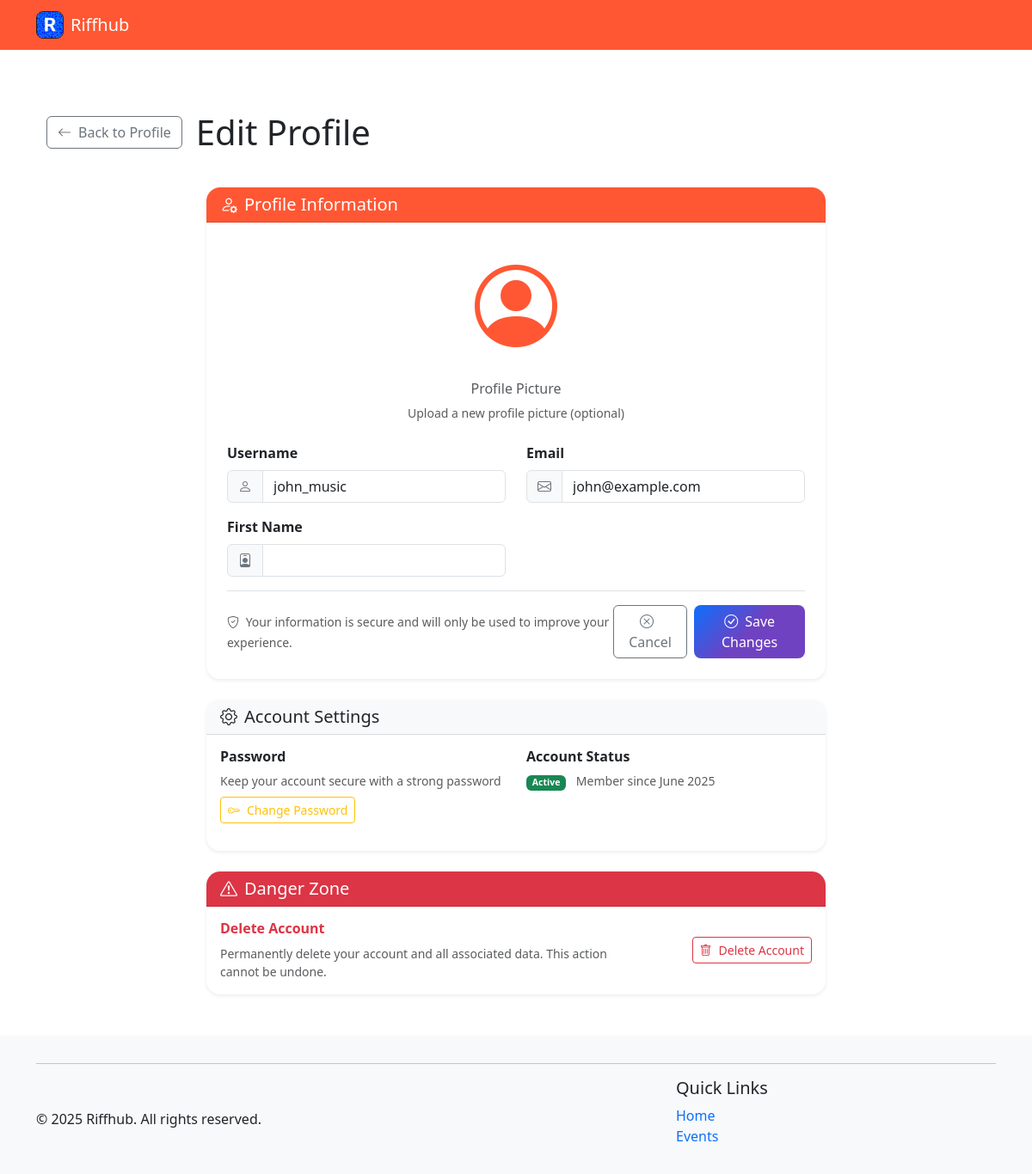
The app's page /auth/profile/edit (signed in) with its own data.
### riffhub/models.py (models this page shows, shortened)
class User(db.Model):
    __tablename__ = 'users'
    id = db.Column(db.Integer, primary_key=True)
    username = db.Column(db.String(80), unique=True, nullable=False)
    email = db.Column(db.String(120), unique=True, nullable=False)
    password_hash = db.Column(db.String(128), nullable=False)
    created_at = db.Column(db.DateTime, default=datetime.utcnow)
    events = db.relationship('Event', backref='organizer', lazy='dynamic', cascade='all, delete-orphan')
    orders = db.relationship('Order', backref='user', lazy='dynamic', cascade='all, delete-orphan')
    comments = db.relationship('Comment', backref='user', lazy='dynamic', cascade='all, delete-orphan')
    genres = db.relationship('Genre', backref='user', lazy='dynamic', cascade='all, delete-orphan')
    @property
    def password(self):
        raise AttributeError('password is not a readable attribute')

### riffhub/blueprints/auth/routes.py (the view, shortened to what this page needs)
@bp.route('/profile/edit', methods=['GET', 'POST'])
def edit_profile():
    if 'user_id' not in session:
        flash('Please log in to access your profile', 'danger')
        return redirect(url_for('auth.login'))
    user = User.query.get_or_404(session['user_id'])
    form = ProfileEditForm(obj=user)
    return render_template('edit_profile.html', form=form, user=user)

### riffhub/forms.py
class ProfileEditForm(FlaskForm):
    username = StringField("Username", validators=[
        DataRequired(),
        Length(min=3, max=80, message="Username must be between 3 and 80 characters")
    ])
    email = EmailField("Email", validators=[DataRequired()])
    first_name = StringField("First Name", validators=[
        DataRequired(),
        Length(min=1, max=50, message="First name must be between 1 and 50 characters")
    ])
    surname = StringField("Surname", validators=[
        DataRequired(),
        Length(min=1, max=50, message="Surname must be between 1 and 50 characters")
    ])
    contact_number = StringField("Contact Number", validators=[
        DataRequired(),
        Length(min=10, max=20, message="Contact number must be between 10 and 20 characters"),
        Regexp(r'^[\d\s\-\+\(\)]+$', message="Contact number can only contain digits, spaces, hyphens, plus signs, and parentheses")
    ])
    street_address = TextAreaField("Street Address", validators=[
        DataRequired(),
        Length(min=5, max=200, message="Street address must be between 5 and 200 characters")
    ])
    submit = SubmitField("Update Profile")

### riffhub/helpers.py (called while the page is built)
def utility_processor():
    def format_date(date_str):
        try:
            if isinstance(date_str, str):
                date_obj = datetime.strptime(date_str, '%Y-%m-%d')
                return date_obj.strftime('%B %d, %Y')
            return date_str.strftime('%B %d, %Y')
        except:
            return date_str
    return dict(format_date=format_date, now=datetime.now())

### riffhub/blueprints/auth/templates/edit_profile.html (shortened to what this page needs)
{% extends 'base.html' %}
{% import 'macros.html' as macros %}
{% block content %}
<div class="container my-5">
    <div class="row mb-4">
        <div class="col-12">
            <div class="d-flex align-items-center mb-3">
                <a href="{{ url_for('auth.profile') }}" class="btn btn-outline-secondary me-3">
                    <i class="bi bi-arrow-left me-2"></i>Back to Profile
                </a>
                <h1 class="mb-0">Edit Profile</h1>
            </div>
        </div>
    </div>
    <div class="row justify-content-center">
        <div class="col-lg-8">
            <div class="card shadow-sm">
                <div class="card-header bg-primary text-white">
                    <h5 class="mb-0">
                        <i class="bi bi-person-gear me-2"></i>Profile Information
                    </h5>
                </div>
                <div class="card-body p-4">
                    <form method="POST" enctype="multipart/form-data">
                        <div class="text-center mb-4">
                            <div class="profile-avatar-large mb-3">
                                <i class="bi bi-person-circle text-primary"></i>
                            </div>
                            <h6 class="text-muted">Profile Picture</h6>
                            <p class="small text-muted">Upload a new profile picture (optional)</p>
                        </div>
                        <div class="row">
                            <div class="col-md-6 mb-3">
                                {{ form.username.label(class="form-label fw-bold") }}
                                <div class="input-group">
                                    <span class="input-group-text">
                                        <i class="bi bi-person"></i>
                                    </span>
                                    {{ form.username(class="form-control" + (" is-invalid" if form.username.errors else "")) }}
                                </div>
                            </div>
                            <div class="col-md-6 mb-3">
                                {{ form.email.label(class="form-label fw-bold") }}
                                <div class="input-group">
                                    <span class="input-group-text">
                                        <i class="bi bi-envelope"></i>
                                    </span>
                                    {{ form.email(class="form-control" + (" is-invalid" if form.email.errors else "")) }}
                                </div>
                            </div>
                        </div>
                        <div class="row">
                            {% if form.first_name %}
                            <div class="col-md-6 mb-3">
                                {{ form.first_name.label(class="form-label fw-bold") }}
                                <div class="input-group">
                                    <span class="input-group-text">
                                        <i class="bi bi-person-badge"></i>
                                    </span>
                                    {{ form.first_name(class="form-control" + (" is-invalid" if form.first_name.errors else "")) }}
                                </div>
                            </div>
                            {% endif %}
                        </div>
                        <div class="d-flex justify-content-between align-items-center pt-3 border-top">
                            <div>
                                <small class="text-muted">
                                    <i class="bi bi-shield-check me-1"></i>
                                    Your information is secure and will only be used to improve your experience.
                                </small>
                            </div>
                            <div class="d-flex gap-2">
                                <a href="{{ url_for('auth.profile') }}" class="btn btn-outline-secondary">
                                    <i class="bi bi-x-circle me-2"></i>Cancel
                                </a>
                                <button type="submit" class="btn btn-primary">
                                    <i class="bi bi-check-circle me-2"></i>Save Changes
                                </button>
                            </div>
                        </div>
                    </form>
                </div>
            </div>
            <div class="card shadow-sm mt-4">
                <div class="card-header bg-light">
                    <h5 class="mb-0">
                        <i class="bi bi-gear me-2"></i>Account Settings
                    </h5>
                </div>
                <div class="card-body">
                    <div class="row">
                        <div class="col-md-6 mb-3">
                            <h6 class="fw-bold">Password</h6>
                            <p class="text-muted small mb-2">Keep your account secure with a strong password</p>
                            <a href="{{ url_for('auth.change_password') }}" class="btn btn-outline-warning btn-sm">
                                <i class="bi bi-key me-2"></i>Change Password
                            </a>
                        </div>
                        <div class="col-md-6 mb-3">
                            <h6 class="fw-bold">Account Status</h6>
                            <p class="text-muted small mb-2">
                                <span class="badge bg-success me-2">Active</span>
                                Member since {{ user.created_at.strftime('%B %Y') }}
                            </p>
                        </div>
                    </div>
                </div>
            </div>
            <div class="card shadow-sm mt-4 border-danger">
                <div class="card-header bg-danger text-white">
                    <h5 class="mb-0">
                        <i class="bi bi-exclamation-triangle me-2"></i>Danger Zone
                    </h5>
                </div>
                <div class="card-body">
                    <div class="row align-items-center">
                        <div class="col-md-8">
                            <h6 class="fw-bold text-danger">Delete Account</h6>
                            <p class="text-muted small mb-0">
                                Permanently delete your account and all associated data. This action cannot be undone.
                            </p>
                        </div>
                        <div class="col-md-4 text-end">
                            <button type="button" class="btn btn-outline-danger btn-sm" data-bs-toggle="modal" data-bs-target="#deleteAccountModal">
                                <i class="bi bi-trash me-2"></i>Delete Account
                            </button>
                        </div>
                    </div>
                </div>
            </div>
        </div>
    </div>
</div>
{% endblock %}

### .utils/ass_2_reference/static/style/styles.css (style rules this page uses)
:root { --brand-primary: #ff5733; --brand-highlight: #ff7300; }
body { text-decoration: none; }
.bg-primary { background-color: var(--brand-primary) !important; }
.text-primary { color: var(--brand-primary) !important; }
.btn-primary { background-color: var(--brand-primary); border-color: var(--brand-primary); }

### riffhub/blueprints/auth/templates/edit_profile.html (style rules this page uses)
.profile-avatar-large { font-size: 6rem; color: #0d6efd; }
.card { border: none; border-radius: 1rem; }
.card-header { border-radius: 1rem 1rem 0 0 !important; border-bottom: 1px solid rgba(0,0,0,.125); }
.input-group-text { background-color: #f8f9fa; border-color: #dee2e6; color: #6c757d; }
.btn-primary { background: linear-gradient(135deg, #0d6efd 0%, #6f42c1 50%); border: none; border-radius: 0.5rem; }
.shadow-sm { box-shadow: 0 0.125rem 0.25rem rgba(0, 0, 0, 0.075) !important; }
.border-danger { border-color: #dc3545 !important; }

### riffhub/templates/base.html (style rules this page uses)
.flex-wrapper { min-height: 100vh; display: flex; flex-direction: column; }

### records on screen
User: username "john_music", email "john@example.com", created_at "June 2025"
